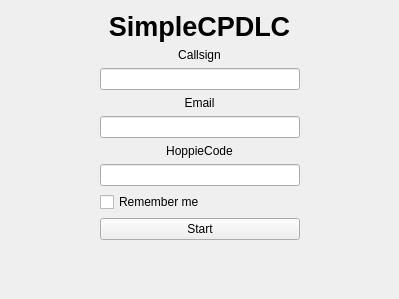
<?xml version="1.0" encoding="UTF-8"?>
<ui version="4.0">
 <class>widget</class>
 <widget class="QWidget" name="widget">
  <property name="geometry">
   <rect>
    <x>0</x>
    <y>0</y>
    <width>399</width>
    <height>299</height>
   </rect>
  </property>
  <property name="minimumSize">
   <size>
    <width>399</width>
    <height>299</height>
   </size>
  </property>
  <property name="windowTitle">
   <string>SimpleCPDLC</string>
  </property>
  <layout class="QGridLayout" name="gridLayout">
   <item row="10" column="1">
    <widget class="QPushButton" name="start">
     <property name="text">
      <string>Start</string>
     </property>
    </widget>
   </item>
   <item row="2" column="1">
    <widget class="QLineEdit" name="callsign">
     <property name="sizePolicy">
      <sizepolicy hsizetype="Expanding" vsizetype="Preferred">
       <horstretch>0</horstretch>
       <verstretch>0</verstretch>
      </sizepolicy>
     </property>
     <property name="minimumSize">
      <size>
       <width>200</width>
       <height>0</height>
      </size>
     </property>
     <property name="maximumSize">
      <size>
       <width>16777215</width>
       <height>16777215</height>
      </size>
     </property>
     <property name="alignment">
      <set>Qt::AlignmentFlag::AlignLeading|Qt::AlignmentFlag::AlignLeft|Qt::AlignmentFlag::AlignVCenter</set>
     </property>
    </widget>
   </item>
   <item row="2" column="2">
    <spacer name="horizontalSpacer_2">
     <property name="orientation">
      <enum>Qt::Orientation::Horizontal</enum>
     </property>
     <property name="sizeHint" stdset="0">
      <size>
       <width>40</width>
       <height>20</height>
      </size>
     </property>
    </spacer>
   </item>
   <item row="6" column="0" colspan="3">
    <widget class="QLabel" name="label_3">
     <property name="text">
      <string>HoppieCode</string>
     </property>
     <property name="alignment">
      <set>Qt::AlignmentFlag::AlignCenter</set>
     </property>
    </widget>
   </item>
   <item row="8" column="1">
    <widget class="QCheckBox" name="remember_me">
     <property name="text">
      <string>Remember me</string>
     </property>
    </widget>
   </item>
   <item row="5" column="1">
    <widget class="QLineEdit" name="email"/>
   </item>
   <item row="7" column="1">
    <widget class="QLineEdit" name="hoppie_code"/>
   </item>
   <item row="0" column="0" colspan="3">
    <widget class="QLabel" name="label">
     <property name="font">
      <font>
       <pointsize>20</pointsize>
       <bold>true</bold>
       <strikeout>false</strikeout>
       <kerning>false</kerning>
      </font>
     </property>
     <property name="text">
      <string>SimpleCPDLC</string>
     </property>
     <property name="alignment">
      <set>Qt::AlignmentFlag::AlignCenter</set>
     </property>
     <property name="margin">
      <number>20</number>
     </property>
    </widget>
   </item>
   <item row="1" column="0" colspan="3">
    <widget class="QLabel" name="label_1">
     <property name="text">
      <string>Callsign</string>
     </property>
     <property name="alignment">
      <set>Qt::AlignmentFlag::AlignCenter</set>
     </property>
    </widget>
   </item>
   <item row="4" column="0" colspan="3">
    <widget class="QLabel" name="label_2">
     <property name="text">
      <string>Email</string>
     </property>
     <property name="alignment">
      <set>Qt::AlignmentFlag::AlignCenter</set>
     </property>
    </widget>
   </item>
   <item row="2" column="0">
    <spacer name="horizontalSpacer">
     <property name="orientation">
      <enum>Qt::Orientation::Horizontal</enum>
     </property>
     <property name="sizeHint" stdset="0">
      <size>
       <width>40</width>
       <height>20</height>
      </size>
     </property>
    </spacer>
   </item>
   <item row="11" column="1">
    <spacer name="verticalSpacer">
     <property name="orientation">
      <enum>Qt::Orientation::Vertical</enum>
     </property>
     <property name="sizeHint" stdset="0">
      <size>
       <width>20</width>
       <height>40</height>
      </size>
     </property>
    </spacer>
   </item>
  </layout>
 </widget>
 <resources/>
 <connections/>
</ui>
